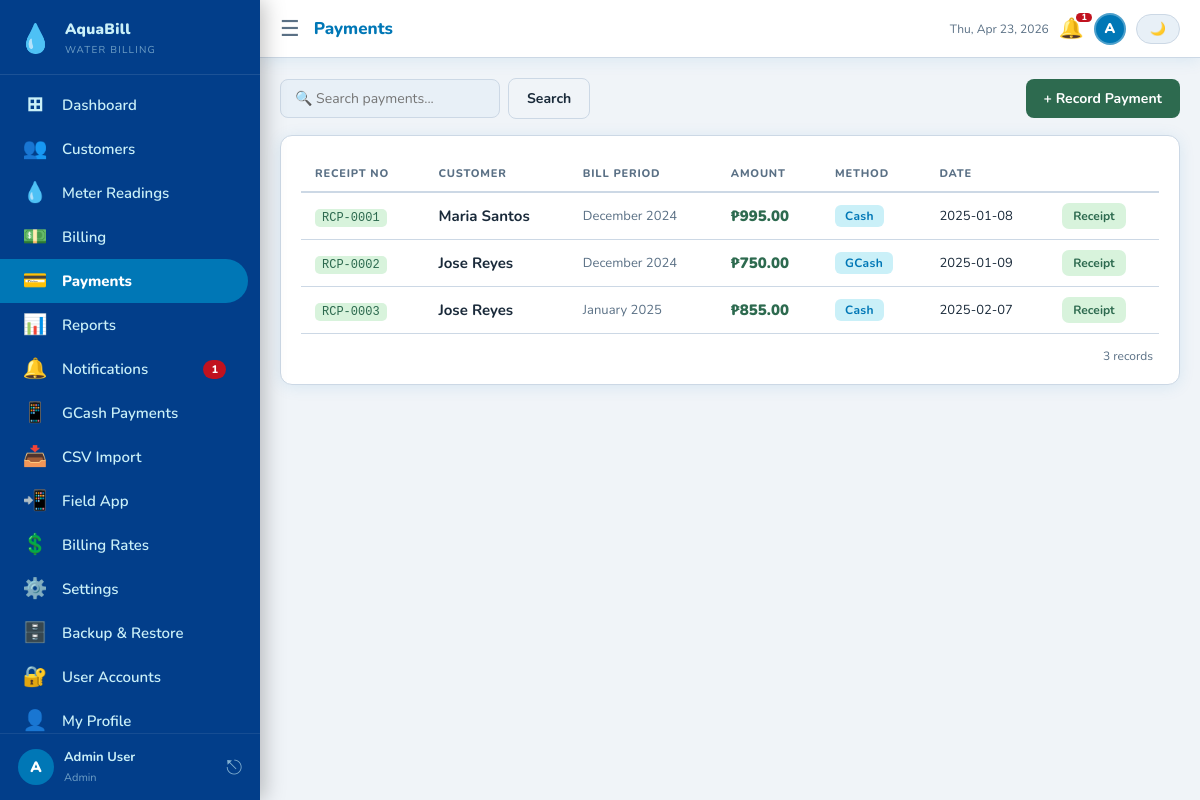
The app's page /payments.php (signed in) with its own data.
### tables this page shows
CREATE TABLE IF NOT EXISTS payments (
    id VARCHAR(10) PRIMARY KEY,
    bill_id VARCHAR(10) NOT NULL,
    customer_id VARCHAR(10) NOT NULL,
    amount DECIMAL(10,2) NOT NULL,
    payment_date DATE NOT NULL,
    method ENUM('Cash','GCash','PayMaya','Bank Transfer','Check') NOT NULL DEFAULT 'Cash',
    receipt_no VARCHAR(20) NOT NULL,
    notes TEXT,
    created_at TIMESTAMP DEFAULT CURRENT_TIMESTAMP,
    FOREIGN KEY (bill_id) REFERENCES bills(id) ON DELETE CASCADE,
    FOREIGN KEY (customer_id) REFERENCES customers(id) ON DELETE CASCADE
);

CREATE TABLE IF NOT EXISTS customers (
    id VARCHAR(10) PRIMARY KEY,
    name VARCHAR(150) NOT NULL,
    address TEXT NOT NULL,
    contact VARCHAR(20) NOT NULL,
    meter_no VARCHAR(30) NOT NULL UNIQUE,
    status ENUM('Active','Disconnected') NOT NULL DEFAULT 'Active',
    created_at DATE NOT NULL
);

CREATE TABLE IF NOT EXISTS bills (
    id VARCHAR(10) PRIMARY KEY,
    customer_id VARCHAR(10) NOT NULL,
    reading_id VARCHAR(10),
    billing_month VARCHAR(30) NOT NULL,
    prev_reading DECIMAL(10,2) NOT NULL,
    curr_reading DECIMAL(10,2) NOT NULL,
    consumption DECIMAL(10,2) NOT NULL,
    rate_per_cubic DECIMAL(8,2) NOT NULL DEFAULT 35.00,
    base_charge DECIMAL(8,2) NOT NULL DEFAULT 120.00,
    penalty DECIMAL(8,2) NOT NULL DEFAULT 0.00,
    total DECIMAL(10,2) NOT NULL,
    status ENUM('Unpaid','Paid','Overdue','Waived','Disputed') NOT NULL DEFAULT 'Unpaid',
    due_date DATE NOT NULL,
    created_at TIMESTAMP DEFAULT CURRENT_TIMESTAMP,
    FOREIGN KEY (customer_id) REFERENCES customers(id) ON DELETE CASCADE
);

### includes/functions.php (called while the page is built, shortened)
<?php
function fmt(float $n): string {
    return '₱' . number_format($n, 2);
}
function h(string $s): string {
    return htmlspecialchars($s, ENT_QUOTES, 'UTF-8');
}
function get(string $key, string $default = ''): string {
    return trim($_GET[$key] ?? $default);
}

### payments.php (the view, shortened to what this page needs)
<?php
require_once 'includes/functions.php';
$pdo = getDB();
$search  = get('search');
$pg      = max(1,(int)get('page','1'));
$perPage = 7;
$where  = []; $params = [];
$whereSQL = $where ? 'WHERE '.implode(' AND ',$where) : '';
$countStmt = $pdo->prepare("SELECT COUNT(*) FROM payments p JOIN customers c ON p.customer_id=c.id $whereSQL");
$countStmt->execute($params);
$total  = (int)$countStmt->fetchColumn();
$offset = ($pg-1)*$perPage;
$stmt = $pdo->prepare(
    "SELECT p.*,c.name AS cname,b.billing_month FROM payments p
     JOIN customers c ON p.customer_id=c.id
     JOIN bills b ON p.bill_id=b.id
     $whereSQL ORDER BY p.created_at DESC LIMIT $perPage OFFSET $offset"
);
$stmt->execute($params);
$payments = $stmt->fetchAll();
require_once 'includes/header.php';
?>
<div class="toolbar">
  <form method="GET" class="toolbar-left">
    <input type="text" name="search" class="search-input" placeholder="🔍 Search payments..." value="<?= h($search) ?>">
    <button type="submit" class="btn btn-outline">Search</button>
  </form>
  <button class="btn btn-success" onclick="document.getElementById('pay-modal').style.display='flex'">+ Record Payment</button>
</div>
<div class="card">
  <div class="table-wrap">
    <table>
      <thead>
        <tr><th>Receipt No</th><th>Customer</th><th>Bill Period</th><th>Amount</th><th>Method</th><th>Date</th><th></th></tr>
      </thead>
      <tbody>
        <?php foreach ($payments as $p): ?>
        <tr>
          <td><code style="background:var(--success-bg);color:var(--success)"><?= h($p['receipt_no']) ?></code></td>
          <td class="fw-bold"><?= h($p['cname']) ?></td>
          <td class="fs-sm text-muted"><?= h($p['billing_month']) ?></td>
          <td class="fw-bolder text-success"><?= fmt($p['amount']) ?></td>
          <td><span class="badge badge-staff"><?= h($p['method']) ?></span></td>
          <td class="fs-sm"><?= h($p['payment_date']) ?></td>
          <td><a href="payments.php?receipt=<?= h($p['id']) ?>" class="btn btn-sm btn-success-soft">Receipt</a></td>
        </tr>
        <?php endforeach; ?>
      </tbody>
    </table>
  </div>
  <div class="pagination">
    <span class="total"><?= $total ?> records</span>
  </div>
</div>

### assets/css/style.css (style rules this page uses)
:root { --bg:#f0f4f8; --surface:#fff; --surface-alt:#e8f0f7; --border:#ccd8e5; --text:#1a2a3a; --muted:#5a7085; --accent:#0077b6; --accent-dark:#023e8a; --accent-light:#caf0f8; --success:#2d6a4f; --success-bg:#d8f3dc; --warning:#b5632a; --warning-bg:#ffe8d6; --danger:#c1121f; --danger-bg:#ffe5e5; --info:#0096c7; --info-bg:#caf0f8; --sidebar:#023e8a; --sidebar-text:#caf0f8; --sidebar-active:#0077b6; --shadow:0 2px 16px rgba(0,119,182,.10); --shadow-lg:0 8px 40px rgba(2,62,138,.13); --radius:12px; --radius-sm:8px; --sidebar-w:260px; }
*,*::before,*::after { box-sizing:border-box;margin:0;padding:0 }
html,body { height:100%;overflow:hidden }
body { font-family:'Nunito','Segoe UI',sans-serif; font-size:15px;background:var(--bg);color:var(--text); display:flex; }
a { color:inherit;text-decoration:none }
.card { background:var(--surface);border-radius:var(--radius); padding:20px;box-shadow:var(--shadow);border:1px solid var(--border); }
.table-wrap { overflow-x:auto;-webkit-overflow-scrolling:touch }
table { border-collapse:collapse;width:100%;min-width:500px }
th,td { padding:10px 14px;text-align:left;white-space:nowrap }
th { font-size:11px;font-weight:800;letter-spacing:.8px;text-transform:uppercase; color:var(--muted);border-bottom:2px solid var(--border) }
td { border-bottom:1px solid var(--border);vertical-align:middle }
.badge { border-radius:6px;padding:3px 10px;font-size:12px;font-weight:700; letter-spacing:.4px;white-space:nowrap;display:inline-block }
.badge-staff { color:var(--accent);background:var(--accent-light) }
.btn { display:inline-flex;align-items:center;gap:7px; padding:10px 18px;border-radius:var(--radius-sm);border:none; font-size:14px;font-weight:700;cursor:pointer;transition:opacity .2s,transform .1s; font-family:inherit;white-space:nowrap; }
.btn-success { background:var(--success);color:#fff }
.btn-outline { background:none;border:1.5px solid var(--border);color:var(--text) }
.btn-sm { padding:5px 11px;font-size:12px;border-radius:7px }
.btn-success-soft { background:var(--success-bg);color:var(--success);border:none }
.toolbar { display:flex;justify-content:space-between;align-items:center; margin-bottom:16px;flex-wrap:wrap;gap:10px }
.toolbar-left { display:flex;gap:8px;flex-wrap:wrap;align-items:center }
.search-input { padding:9px 14px;border-radius:var(--radius-sm);border:1.5px solid var(--border); background:var(--surface-alt);color:var(--text);font-size:14px;font-family:inherit; width:220px;outline:none;max-width:100%; }
.pagination { display:flex;gap:5px;align-items:center;margin-top:14px;justify-content:flex-end;flex-wrap:wrap }
.pagination .total { font-size:12px;color:var(--muted);margin-right:6px }
code { font-size:12px;padding:2px 7px;border-radius:5px; background:var(--info-bg);color:var(--info);font-family:monospace }
.text-success { color:var(--success) }
.text-muted { color:var(--muted) }
.fw-bold { font-weight:700 }
.fw-bolder { font-weight:900 }
.fs-sm { font-size:13px }

### records on screen
payments: receipt_no "RCP-0001", customer.name "Maria Santos", bill.billing_month "December 2024", amount "₱995.00", method "Cash", payment_date "2025-01-08"
payments: receipt_no "RCP-0002", customer.name "Jose Reyes", bill.billing_month "December 2024", amount "₱750.00", method "GCash", payment_date "2025-01-09"
payments: receipt_no "RCP-0003", customer.name "Jose Reyes", bill.billing_month "January 2025", amount "₱855.00", method "Cash", payment_date "2025-02-07"

### other values on screen
APP_NAME "AquaBill"
$nav['icon'] "⊞"
$nav['label'] "Dashboard"
$nav['icon'] "👥"
$nav['label'] "Customers"
$nav['icon'] "💧"
$nav['label'] "Meter Readings"
$nav['icon'] "💵"
$nav['label'] "Billing"
$nav['icon'] "💳"
$nav['label'] "Payments"
$nav['icon'] "📊"
$nav['label'] "Reports"
$nav['icon'] "🔔"
$nav['label'] "Notifications"
